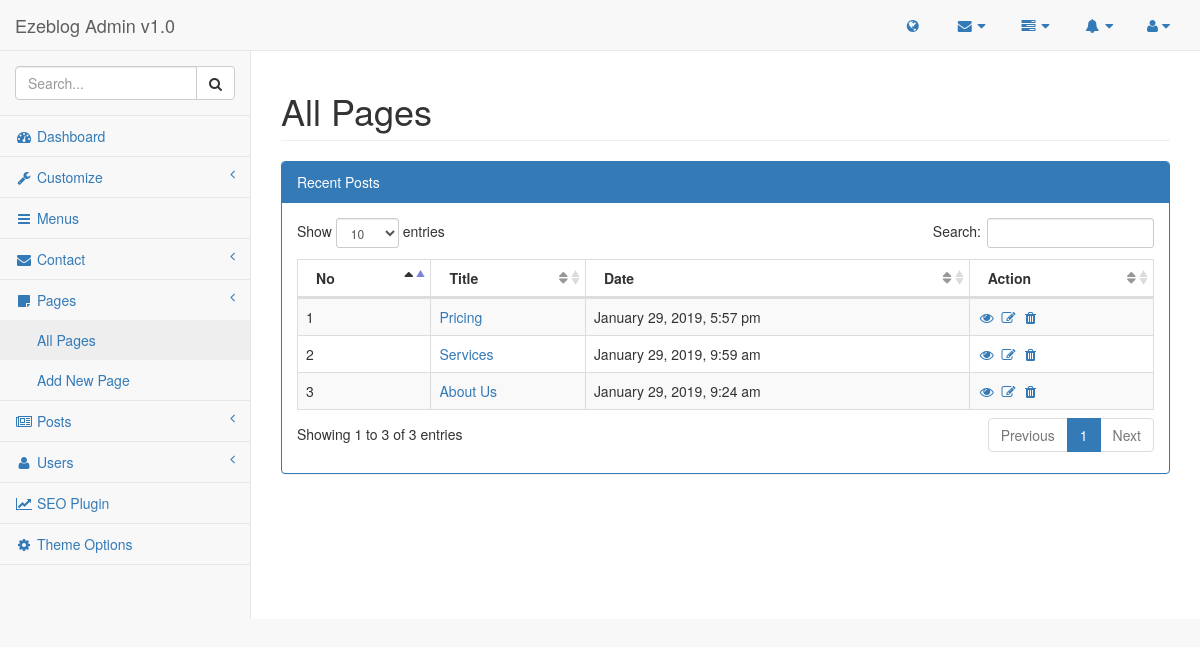
/admin/pages/pages.php (signed in), run on an earlier commit of the app's database.
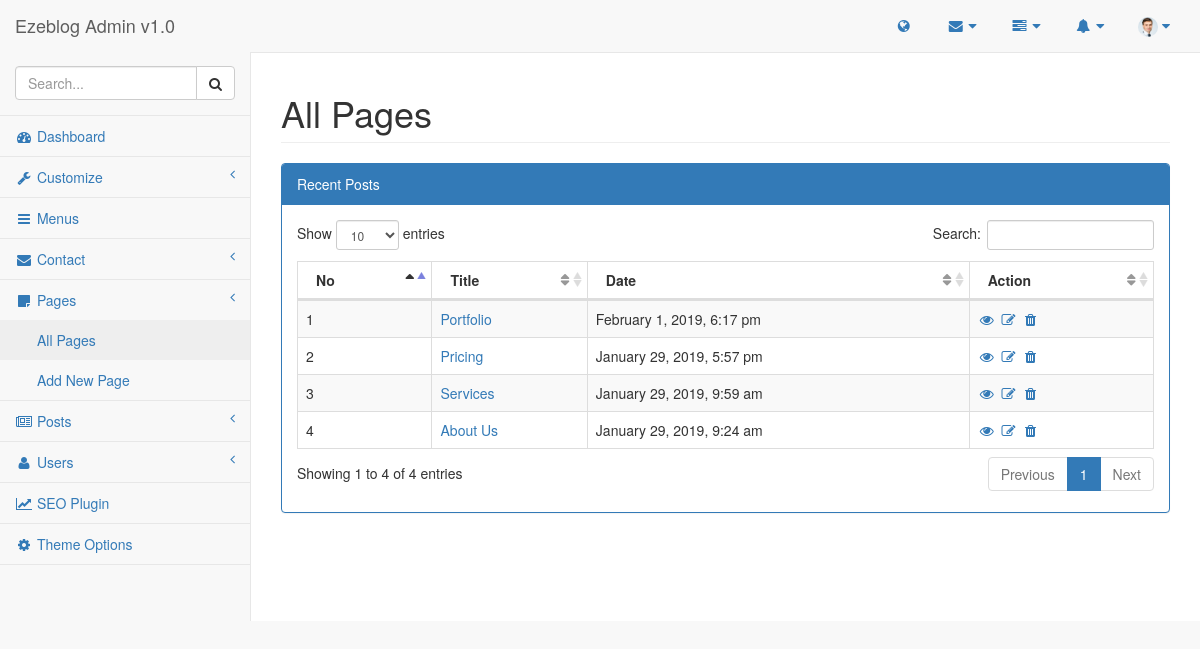
And on a later commit of the database.
### tables this page shows
CREATE TABLE `list_pages` (
  `id` int(11) NOT NULL,
  `title` varchar(255) NOT NULL,
  `description` text NOT NULL,
  `metatitle` varchar(255) NOT NULL,
  `metadescription` varchar(255) NOT NULL,
  `metakeywords` varchar(255) NOT NULL,
  `slug` varchar(255) NOT NULL,
  `created_at` timestamp NOT NULL DEFAULT CURRENT_TIMESTAMP
);

CREATE TABLE `list_user` (
  `id` int(11) NOT NULL,
  `firstname` varchar(255) NOT NULL,
  `lastname` varchar(255) NOT NULL,
  `username` varchar(255) NOT NULL,
  `photo` varchar(255) NOT NULL,
  `email` varchar(255) NOT NULL,
  `details` text NOT NULL,
  `password` varchar(255) NOT NULL,
  `birth` date NOT NULL,
  `website` varchar(255) NOT NULL,
  `role` int(11) NOT NULL DEFAULT '4',
  `created_at` timestamp NOT NULL DEFAULT CURRENT_TIMESTAMP
);

### lib/Database.php (called while the page is built, shortened)
<?php
class Database{
    public $host   = DB_HOST;
    public $user   = DB_USER;
    public $pass   = DB_PASS;
    public $name   = DB_NAME;
    public $link;
    private function connectDB(){
        $this->link = new mysqli($this->host, $this->user, $this->pass, $this->name);
    }
    public function select($query){
        $result = $this->link->query($query) or die($this->link->error.__LINE__);
        if($result->num_rows > 0){
            return $result;
        } else {
            return false;
        }
    }
}
?>

### lib/Format.php (called while the page is built, shortened)
<?php
class Format{
        public function formatDate($date){
            return date('F j, Y, g:i a', strtotime($date));
        }
    }
?>

### lib/Session.php (called while the page is built, shortened)
<?php
class Session{
        public static function get($key){
            if(isset($_SESSION[$key])){
                return $_SESSION[$key];
            }else{
                return false;
            }
        }
    }
?>

### admin/pages/pages.php (the view, shortened to what the changed rows need)
<?php include '../inc/header.php'; ?>
<?php include '../inc/sidebar.php'; ?>
<div id="page-wrapper">
    <div class="row">
        <div class="col-lg-12">
            <h1 class="page-header">All Pages</h1>
        </div>
    </div>
    <div class="row">
        <div class="col-lg-12">
            <div class="panel panel-primary">
                <div class="panel-heading">
                    Recent Posts
                </div>
                <div class="panel-body">
                    <table width="100%" class="table table-striped table-bordered table-hover" id="dataTables-subscribe">
                        <thead>
                        <tr>
                            <th>No</th>
                            <th>Title</th>
                            <th>Date</th>
                            <th>Action</th>
                        </tr>
                        </thead>
                        <tbody>
                        <?php
                        $query = "SELECT *  FROM list_pages ORDER BY id DESC";
                        $pages = $database->select($query);
                        if($pages){
                            $i = 0;
                            while($result = $pages->fetch_assoc()){
                                $i++
                                ?>
                                <tr class="odd gradeX">
                                    <td><?php echo $i; ?></td>
                                    <td  class="center"><a href="editpage.php?edit=<?php echo $result['id']; ?>"><?php echo $result['title']; ?></a></td>
                                    <td><?php echo $format->formatDate($result['created_at']); ?></td>
                                    <td  class="center"><a href="<?php echo SITE_URL; ?>./<?php echo $result['slug']; ?>" target="_blank"> <i class="fa fa-eye fa-fw"></i> </a> <a href="editpage.php?edit=<?php echo $result['id']; ?>"><i class="fa fa-edit  fa-fw"></i></a>  <a onclick="return confirm('Are you sure?')" href="?delete=<?php echo $result['id']; ?>"><i class="fa fa-trash  fa-fw"></i></a>  </td>
                                </tr>
                                <?php
                            }
                        }
                        ?>
                        </tbody>
                    </table>
                </div>
            </div>
        </div>
    </div>
</div>
<?php include '../inc/footer.php'; ?>

### admin/inc/header.php (shortened to what the changed rows need)
<?php include '../../lib/Session.php'; ?>
<?php include '../../lib/Database.php'; ?>
<?php include '../../lib/Format.php'; ?>
<?php
    $userid = Session::get('userId');
    $database = new Database();
    $format = new Format();
?>
<!DOCTYPE html>
<html lang="en">
<head>
    <link href="../vendor/bootstrap/css/bootstrap.min.css" rel="stylesheet">
    <link href="../vendor/jquery-ui/jquery-ui.css" rel="stylesheet">
    <link href="../vendor/metisMenu/metisMenu.min.css" rel="stylesheet">
    <link href="../dist/css/sb-admin-2.css" rel="stylesheet">
    <link href="../dist/css/custom.css" rel="stylesheet">
    <link href="../vendor/datatables-plugins/dataTables.bootstrap.css" rel="stylesheet">
    <link rel="stylesheet" href="../vendor/datatables-plugins/buttons.bootstrap4.min.css">
    <link href="../vendor/datatables-responsive/dataTables.responsive.css" rel="stylesheet">
    <link href="../vendor/morrisjs/morris.css" rel="stylesheet">
    <link href="../vendor/summernote/summernote-bs4.css" rel="stylesheet">
    <link href="../vendor/font-awesome/css/font-awesome.min.css" rel="stylesheet" type="text/css">
</head>
<body>
<div id="wrapper">
    <nav class="navbar navbar-default navbar-static-top" role="navigation" style="margin-bottom: 0">
        <ul class="nav navbar-top-links navbar-right">
                    <?php
                    $query = "SELECT * FROM list_contact WHERE status = '1' ORDER BY id DESC LIMIT 3";
                    $mail = $database->select($query);
                    ?>
            <li class="dropdown">
                <a class="dropdown-toggle" data-toggle="dropdown" href="#">
                    <span class="profile-photo">
                            <?php
                            $query = "SELECT * FROM list_user WHERE id = '$userid'";
                            $getphoto = $database->select($query);
                            $getresult = $getphoto->fetch_assoc();
                            $photo = $getresult['photo'];
                            if(!empty($photo)){
                                echo "<img src='../$photo' alt='' width='20px' height='20px'>";
                            }else{
                                echo "<i class='fa fa-user'></i>";
                            }
                            ?>
                    </span>
                </a>
            </li>
        </ul>

What changed in the data, as far as the page shows it:
now on this page (row edited): list_user: photo (picture)
added list_pages: title "Portfolio", created_at "February 1, 2019, 6:17 pm"
Also different on the page:
text written by a page script: "Show entries Search: Showing 1 to 3 of 3 entries Previous 1 Next" → "Show entries Search: Showing 1 to 4 of 4 entries Previous 1 Next"
